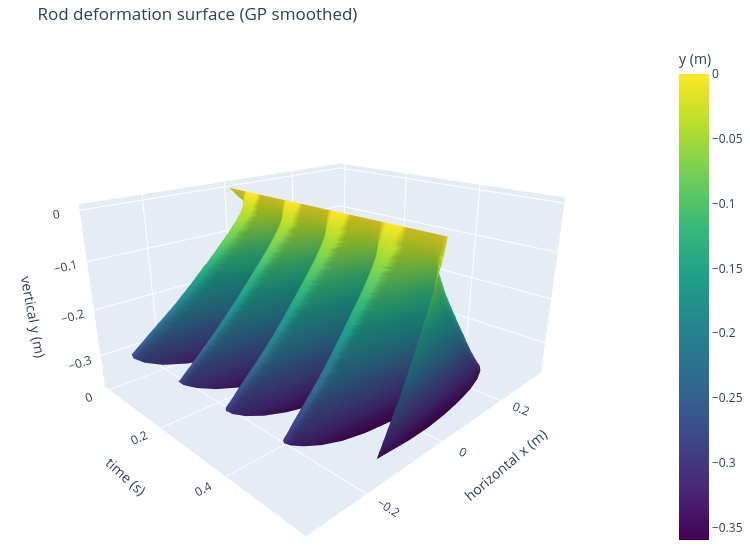

Notebook code for this chart:
### Markdown cell above
## Step 4 — 3D surface: GP smoothed x(t, node)

### Code cell
import numpy as np
import plotly.graph_objects as go

# Subsample frames for speed (every 4th frame)
_stride = 1
_frames = np.arange(0, n_frames, _stride)
_n_pts  = N_TRAIN_PTS

# Build grids using physical GP positions — same layout as raw data surface
X_grid_gp = x_gp_all[_frames, :].T                        # (n_pts, n_t)  GP horizontal position
T_grid_gp = np.tile(t_raw[_frames], (_n_pts, 1))           # (n_pts, n_t)  time
Y_grid_gp = y_gp_all[_frames, :].T                        # (n_pts, n_t)  GP vertical position

# ── Plotly 3D surface: GP smoothed x vs y (horizontal position on y-axis) ─
fig3d = go.Figure(go.Surface(
    x=T_grid_gp,
    y=X_grid_gp,
    z=Y_grid_gp,
    colorscale='viridis',
    colorbar=dict(title='y (m)'),
))
fig3d.update_layout(
    title='Rod deformation surface (GP smoothed)',
    scene=dict(
        xaxis_title='time (s)',
        yaxis_title='horizontal x (m)',
        zaxis_title='vertical y (m)',
        camera=dict(eye=dict(x=1.5, y=-1.5, z=0.8))
    ),
    width=750, height=550, margin=dict(l=0, r=0, t=40, b=0)
)
fig3d.show()

### Figure 1 — Plotly figure (JSON) as saved in the notebook; plotly's stock layout.template omitted (floating-point values rounded to 4 significant figures; data arrays with more than 128 entries replaced by an {"elided": "..."} marker saying what was removed)
{"data": [{"colorbar": {"title": {"text": "y (m)"}}, "colorscale": [[0, "#440154"], [0.1111, "#482878"], [0.2222, "#3e4989"], [0.3333, "#31688e"], [0.4444, "#26828e"], [0.5556, "#1f9e89"], [0.6667, "#35b779"], [0.7778, "#6ece58"], [0.8889, "#b5de2b"], [1, "#fde725"]], "type": "surface", "x": {"elided": "100x112 float values"}, "y": {"elided": "100x112 float values"}, "z": {"elided": "100x112 float values"}}], "layout": {"height": 550, "margin": {"b": 0, "l": 0, "r": 0, "t": 40}, "scene": {"camera": {"eye": {"x": 1.5, "y": -1.5, "z": 0.8}}, "xaxis": {"title": {"text": "time (s)"}}, "yaxis": {"title": {"text": "horizontal x (m)"}}, "zaxis": {"title": {"text": "vertical y (m)"}}}, "title": {"text": "Rod deformation surface (GP smoothed)"}, "width": 750}}
